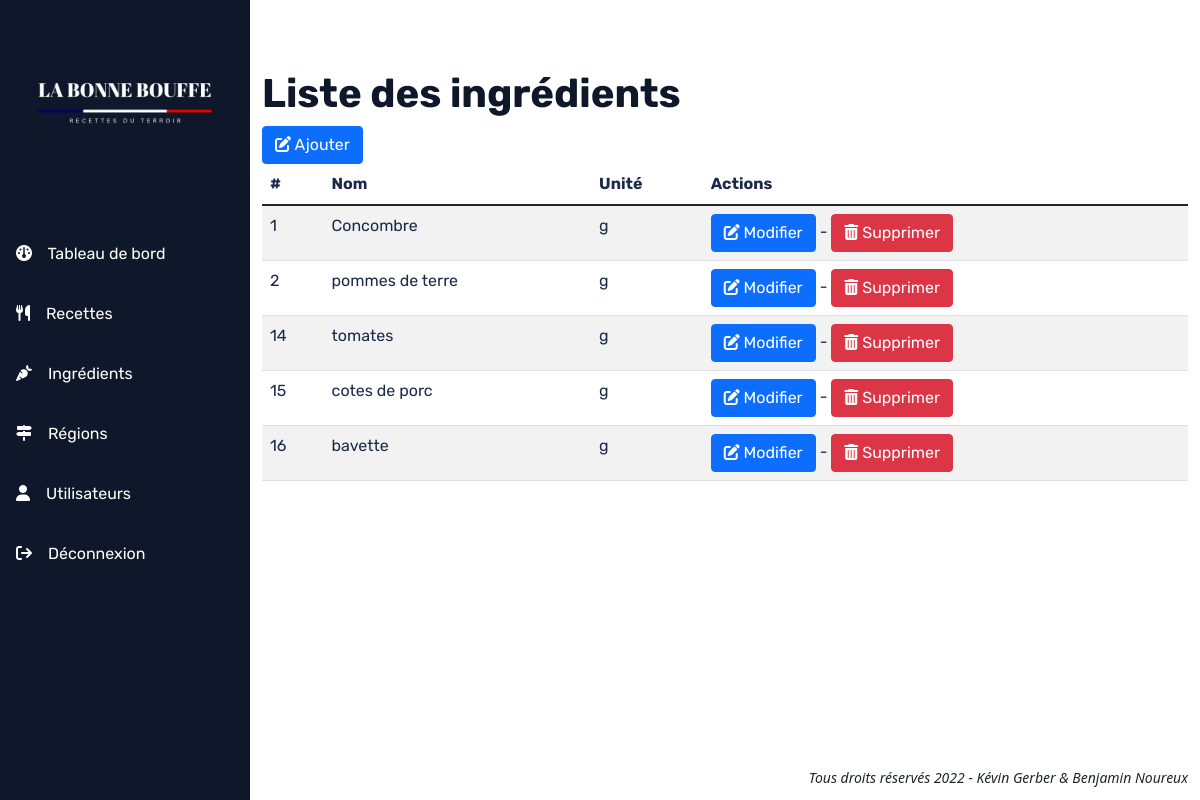
The page /index.php?p=ingredient (signed in) on the database as committed earlier.
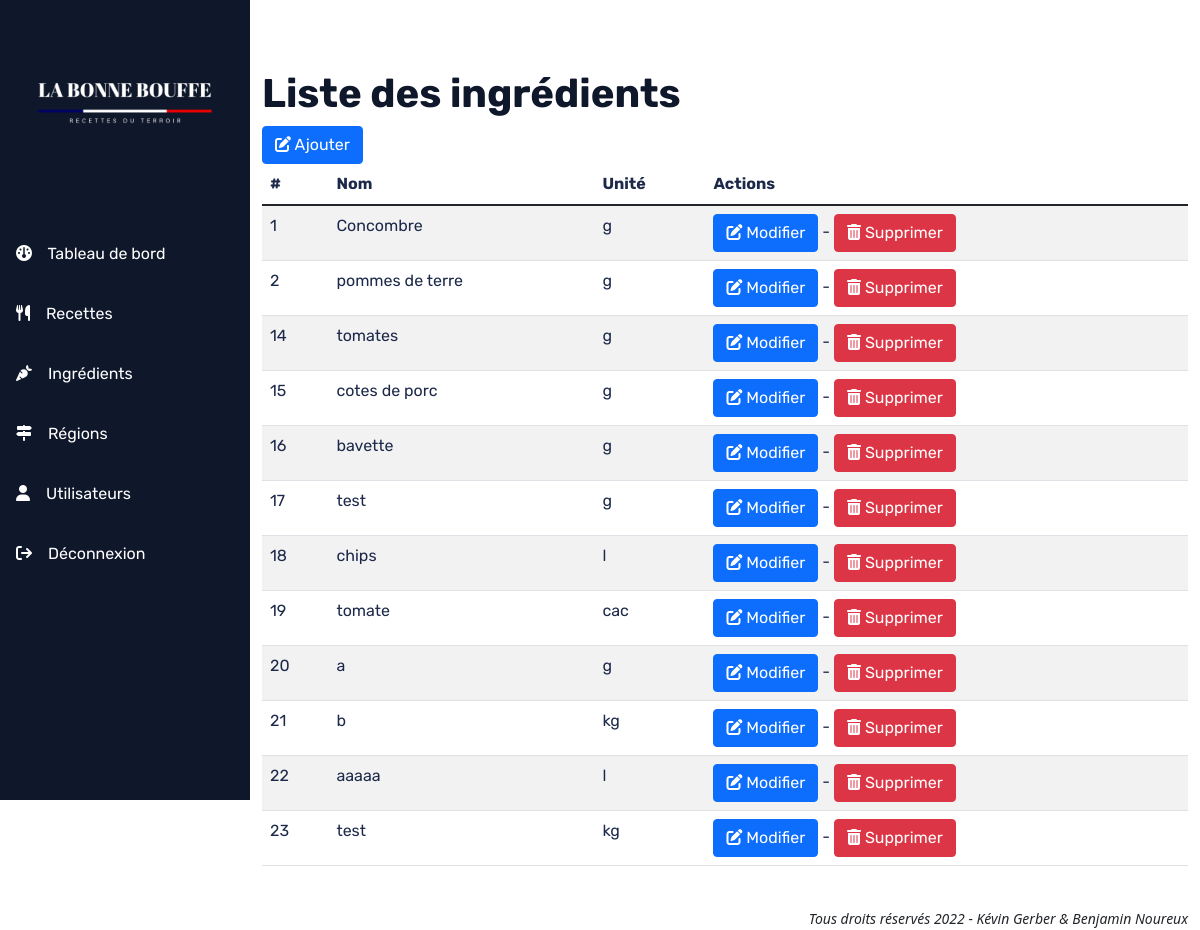
The same page on the database as committed later.
### tables this page shows
CREATE TABLE IF NOT EXISTS `ingredient` (
  `id` int(11) NOT NULL AUTO_INCREMENT,
  `nom` varchar(50) NOT NULL,
  `uniteMesure` enum('g','kg','cl','l','cac','cas','pincée') NOT NULL,
  PRIMARY KEY (`id`)
);

### src/controller/IngredientController.php (called while the page is built, shortened)
<?php
class IngredientController
{
    private static string $tableName = 'Ingredient';
    public static function index(): void
    {
        $manager = new IngredientManager();
        $ingredients = $manager->getAll(IngredientController::$tableName);
        require_once './src/view/ingredients/liste-ingredients.php';
    }
}

### src/model/manager/EntityManager.php (called while the page is built, shortened)
<?php
require_once './src/model/entity/Ingredient.php';
class EntityManager
{
    public function getAll(string $entityName)
    {
        $entities = [];
        $bdd = DbManager::DBConnect();
        $sql = 'SELECT * FROM ' . htmlentities($entityName);
        $requete = $bdd->query($sql);
        $requete->setFetchMode(PDO::FETCH_CLASS, $entityName);
        while ($entity = $requete->fetch()) {
            $entities[] = $entity;
        }
        return $entities;
    }
}

### src/model/entity/Ingredient.php (called while the page is built, shortened)
<?php
class Ingredient extends Entity
{
    protected int $id;
    protected string $nom;
    protected string $uniteMesure;
    public function getId(): int
    {
        return $this->id;
    }
    public function getNom(): string
    {
        return $this->nom;
    }
    public function getUniteMesure(): string
    {
        return $this->uniteMesure;
    }
}

### src/view/ingredients/liste-ingredients.php (the view, shortened to what this page needs)
<main>
    <div class="container-fluid">
        <div class="row">
            <div class="col">
                <h1>Liste des ingrédients</h1>
                <a class="btn btn-primary" href='./index.php?p=ingredient&action=add'><i class="fa-solid fa-pen-to-square"></i> Ajouter</a>
                <table class="table table-striped">
                    <thead>
                    <th scope="col">#</th>
                    <th scope="col">Nom</th>
                    <th scope="col">Unité</th>
                    <th scope="col">Actions</th>
                    </thead>
                    <tbody>
                    <?php
                    foreach ($ingredients as $ingredient): ?>
                        <tr>
                            <td><?= $ingredient->getId(); ?></td>
                            <td><?= $ingredient->getNom(); ?></td>
                            <td><?= $ingredient->getUniteMesure(); ?></td>
                            <td><a class="btn btn-primary" href='./index.php?p=ingredient&action=edit&id=<?= $ingredient->getId(); ?>'><i class="fa-solid fa-pen-to-square"></i> Modifier</a> - <a class="btn btn-danger" href="./index.php?p=ingredient&action=delete&id=<?=$ingredient->getId()?>"><i class="fa-solid fa-trash-can"></i> Supprimer</a></td>
                        </tr>
                    <?php endforeach; ?>
                    </tbody>
                </table>
            </div>
        </div>
    </div>
</main>

Rows that differ between the two databases and show on the page:
added ingredient: id "17", nom "test", uniteMesure "g"
added ingredient: id "18", nom "chips", uniteMesure "l"
added ingredient: id "19", nom "tomate", uniteMesure "cac"
added ingredient: id "20", nom "a", uniteMesure "g"
added ingredient: id "21", nom "b", uniteMesure "kg"
added ingredient: id "22", nom "aaaaa", uniteMesure "l"
added ingredient: id "23", nom "test", uniteMesure "kg"
